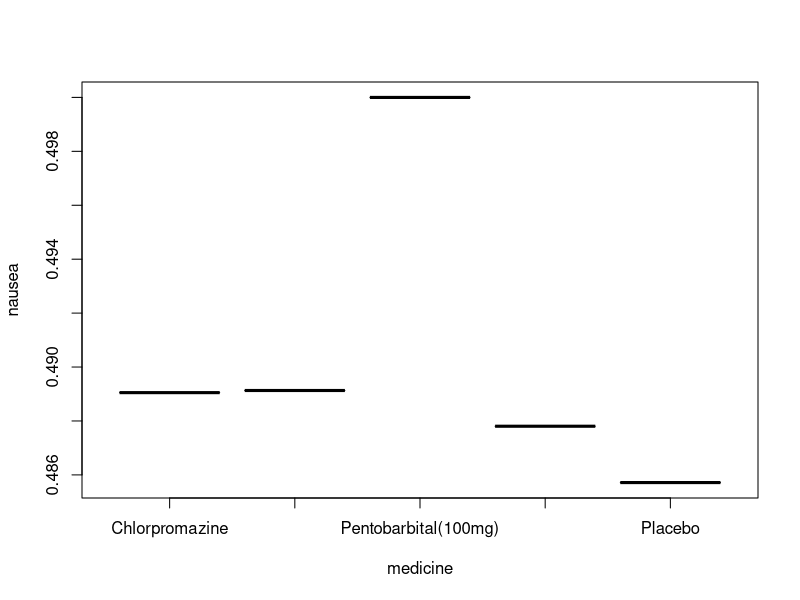
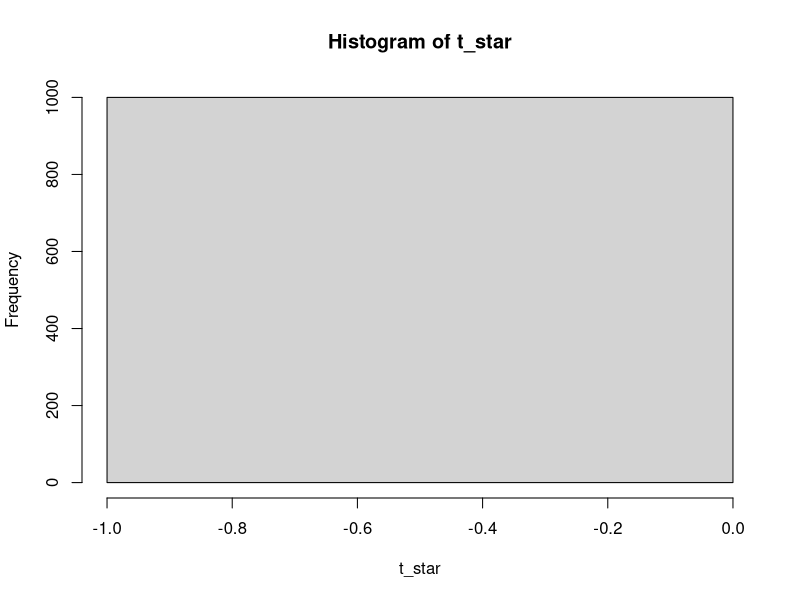
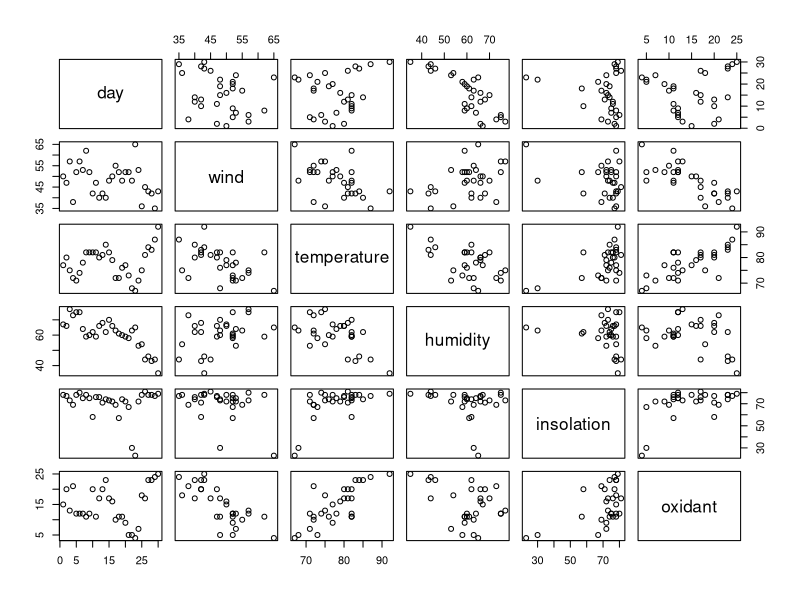
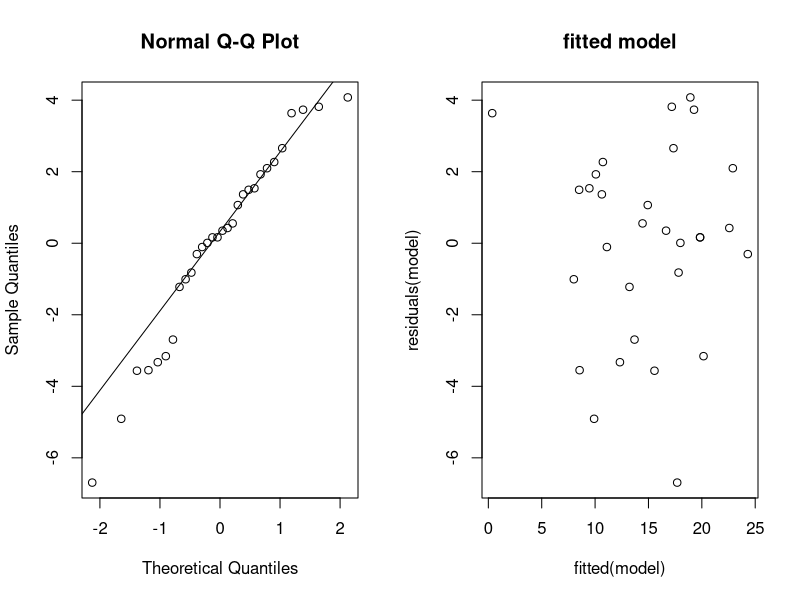
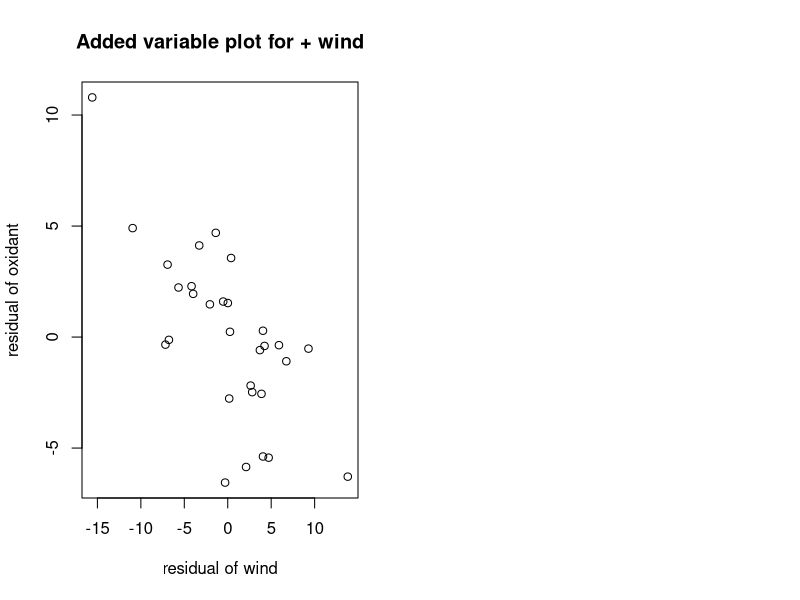

Here is the R script that generated these plots, in order:
## ---- chunk 1
knitr::opts_chunk$set(echo = TRUE)
## ---- chunk 2
dimnames=list(c("Placebo","Chlorpromazine","Dimenhydrinate","Pentobarbital(100mg)","Pentobarbital(150mg)"),
              c("Number of Patients","Incidence of Nausea"))
values <- c( 
165,95,
152,52,
85,52,
67,35,
85,37)
nausea<- matrix(values, nrow=5, ncol= 2, byrow = TRUE, dimnames = dimnames)
rowsums = apply(nausea, 1, sum); colsums=apply(nausea, 2, sum)
total = sum(nausea); expected=(rowsums%*%t(colsums))/total
round(expected, 0)
## ---- chunk 3
#Creating the table with expected values
#calulated by: E(i,j) = (ni*nj)/n
rowsums = apply(nausea, 1, sum); colsums=apply(nausea, 2, sum)
total = sum(nausea); expected=(rowsums%*%t(colsums))/total
round(expected, 0)

#Chisquare test
z=chisq.test(nausea); z
residuals(z)
## ---- chunk 4
#Create dataframe with two columns. Col 1: incidence of nausea. Col 2: the medicine
medicine = c("Placebo","Chlorpromazine","Dimenhydrinate","Pentobarbital(100mg)","Pentobarbital(150mg)")
nausea = c(85/175, 67/137, 45/92, 34/68, 40/82)
df = data.frame(medicine, nausea)
df$medicine = as.factor(df$medicine)
df
## ---- chunk 5
boxplot(nausea~medicine, data=df)
attach(df)
mystat = function(x) sum(residuals(x)^2)
B=1000
t_star = numeric(B)
for (i in 1:B){
  medicine_star=sample(medicine)
  t_star[i]= mystat(lm(nausea~medicine_star))
}

myt=mystat(lm(nausea~medicine))
myt
hist(t_star)

# permutationFunction <- function(y=df$nausea, x=df$medicine){
#   model.resample = lm(sample(y, replace = F)~x)
#   fstats = summary(model.resample)$fstat[1]
#   return(fstats)
# }
# 
# permutationFunction()
# for (i in 1:N){
#   fstats[i] <- permutationFunction()
# }

## ---- chunk 6
data = read.table("airpollution.txt", header = TRUE)
model = lm(data$oxidant~data$day + data$wind + data$temperature + data$humidity + data$insolation)
par(mfrow=c(1,2))
pairs(data)
qqnorm(residuals(model))
qqline(residuals(model))
plot(fitted(model), residuals(model), main="fitted model")
## ---- chunk 7
#added variable plot
x=residuals(lm(data$wind~data$day + data$temperature + data$humidity + data$insolation))
y=residuals(lm(data$oxidant~data$day + data$temperature + data$humidity + data$insolation))
plot(x,y, main ="Added variable plot for + wind", xlab="residual of wind", ylab="residual of oxidant")
## ---- chunk 8
summary(lm(data$oxidant~data$day))
summary(lm(data$oxidant~data$wind))
summary(lm(data$oxidant~data$temperature))
summary(lm(data$oxidant~data$humidity))
summary(lm(data$oxidant~data$insolation))
## ---- chunk 9
summary(lm(data$oxidant~data$wind + data$day))
summary(lm(data$oxidant~data$wind + data$temperature))
summary(lm(data$oxidant~data$wind + data$humidity))
summary(lm(data$oxidant~data$wind + data$insolation))
## ---- chunk 10
summary(lm(data$oxidant~data$wind + data$temperature + data$day))
summary(lm(data$oxidant~data$wind + data$temperature + data$humidity))
summary(lm(data$oxidant~data$wind + data$temperature + data$insolation))
## ---- chunk 11
summary(lm(data$oxidant~data$wind + data$temperature + data$humidity + data$day))
summary(lm(data$oxidant~data$wind + data$temperature + data$humidity + data$insolation))
## ---- chunk 12
summary(lm(data$oxidant~data$wind + data$temperature + data$humidity + data$day + data$insolation))
## ---- chunk 13
summary(lm(data$oxidant~data$wind + data$temperature + data$humidity + data$insolation))
## ---- chunk 14
summary(lm(data$oxidant~data$wind + data$temperature + data$humidity))
## ---- chunk 15
summary(lm(data$oxidant~data$wind + data$temperature))
## ---- chunk 16
data = data.frame(data)

a <- data$oxidant
b <- data$wind
c <- data$temperature

model_p = lm(a~b+c , data=data)


#confidene interval 95%
newxdata =data.frame(b = 33, c=54)
predict(model_p, newxdata, interval="confidence", level =0.95)
predict(model_p, newxdata, interval="prediction", level =0.95)
